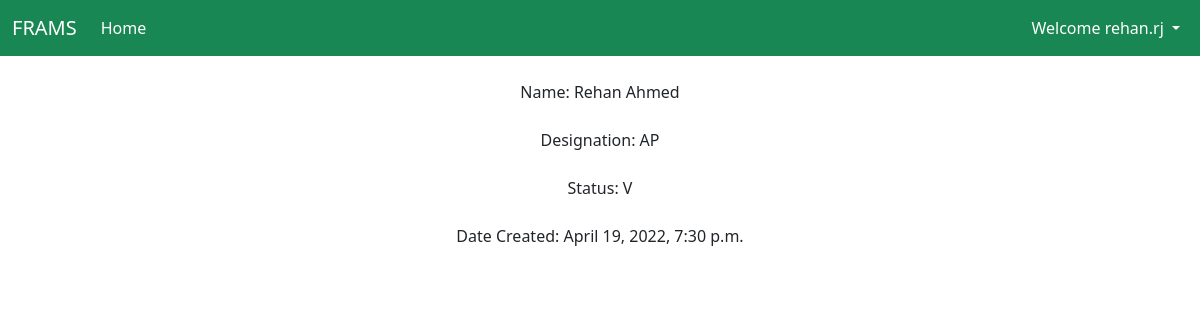
The app's page /teacher/profile/ (signed in) with its own data.
### progoffice/models.py (models this page shows, shortened)
class Teacher(models.Model):
    Teacher_Statuses = (
        ('V', 'visiting'),
        ('P', 'permanent'),
    )
    Teacher_designations = (
        ('P', 'professor'),
        ('AP', 'asst. professor')
    )
    user_id = models.ForeignKey(User, on_delete=models.CASCADE, unique=True)
    teacher_name = models.CharField(max_length=50)
    teacher_designation = models.CharField(max_length=2, choices=Teacher_designations)
    teacher_status = models.CharField(max_length=1, choices=Teacher_Statuses)
    created_at = models.DateTimeField(auto_now_add=True)

### teacher/views.py (the view)
# urls.py: path('profile/', views.profile, name='teacher_profile')
def profile(request):
    teacher = Teacher.objects.get(user_id=request.user)
    context = {
        'teacher_name':  teacher.teacher_name,
        'teacher_designation': teacher.teacher_designation,
        'teacher_status': teacher.teacher_status,
        'created_at': teacher.created_at
    }
    return render(request, 'teacher/profile.html', context)

### templates/teacher/profile.html (shortened to what this page needs)
<!doctype html>
<html lang="en">
  <head>
    <link href="https://cdn.jsdelivr.net/npm/bootstrap@5.1.3/dist/css/bootstrap.min.css" rel="stylesheet">
  </head>
  <body class="text-center">
    <nav class="navbar navbar-expand-lg navbar-dark bg-success">
      <div class="container-fluid">
        <a class="navbar-brand" href="/">FRAMS</a>
        <div class="collapse navbar-collapse" id="navbarSupportedContent">
          <ul class="navbar-nav me-auto mb-2 mb-lg-0">
            <li class="nav-item">
              <a class="nav-link active" aria-current="page" href="/">Home</a>
            </li>
          </ul>
          <ul class="navbar-nav ml-auto">
            <li class="nav-item dropdown">
              <a class="nav-link dropdown-toggle active" href="#" id="navbarDropdown" role="button" data-bs-toggle="dropdown" aria-expanded="false">
                Welcome {{ request.user }}
              </a>
            </li>
          </ul>
        </div>
      </div>
    </nav>
    <div class="container my-4">
      <p>Name: {{ teacher_name }}
    </div>
    <div class="container my-4">
        <p>Designation: {{ teacher_designation }}
    </div>
    <div class="container my-4">
        <p>Status: {{ teacher_status }}
    </div>
    <div class="container my-4">
        <p>Date Created: {{ created_at }}
    </div>
  </body>
</html>

### records on screen
Teacher: teacher_name "Rehan Ahmed", teacher_designation "AP", created_at "April 19, 2022, 7:30 p.m."

### other values on screen
{{ request.user }} "rehan.rj"
{{ teacher_status }} "V"
